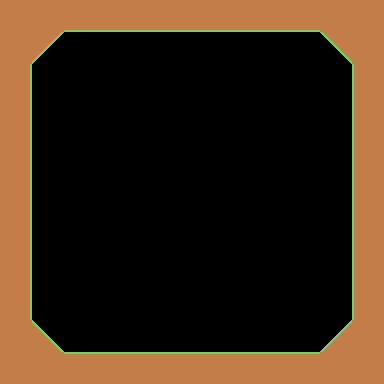

This is a level from a 2D game, rendered from its Tiled map with the project's own tilesets. A one-line summary and the map file follow, with tile-layer data summarised:
An orthogonal 12x12 tile map with 32x32 px tiles, 1 tile layer (圖塊層 1) and 1 object (border).

<map version="1.0" orientation="orthogonal" renderorder="right-down" width="12" height="12" tilewidth="32" tileheight="32" nextobjectid="6">
 <tileset firstgid="1" name="tileset" tilewidth="32" tileheight="32" tilecount="24" columns="6">
  <image source="../tileset.png" width="192" height="128" />
 </tileset>
 <layer name="圖塊層 1" width="12" height="12">
  <data>[144 cells, 48 non-empty, 9 distinct tile ids]</data>
 </layer>
 <objectgroup name="CollisionLayer">
  <object id="3" name="border" x="64" y="32">
   <polyline points="0,0 256,0 288,32 288,288 256,320 0,320 -32,288 -32,32 0,0" />
  </object>
 </objectgroup>
</map>
